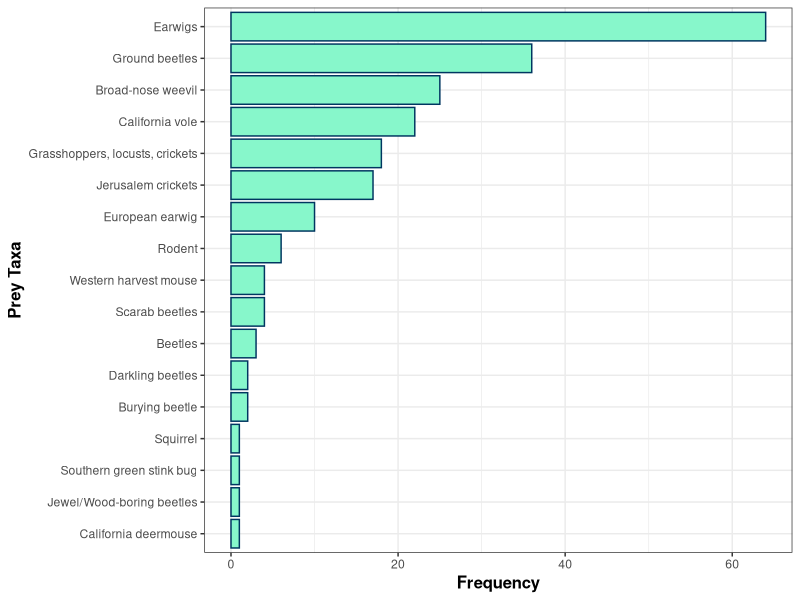
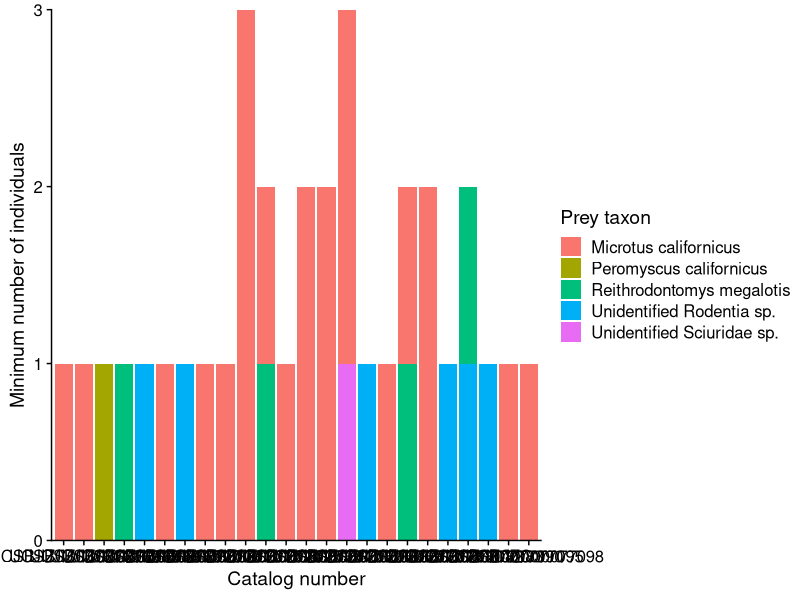
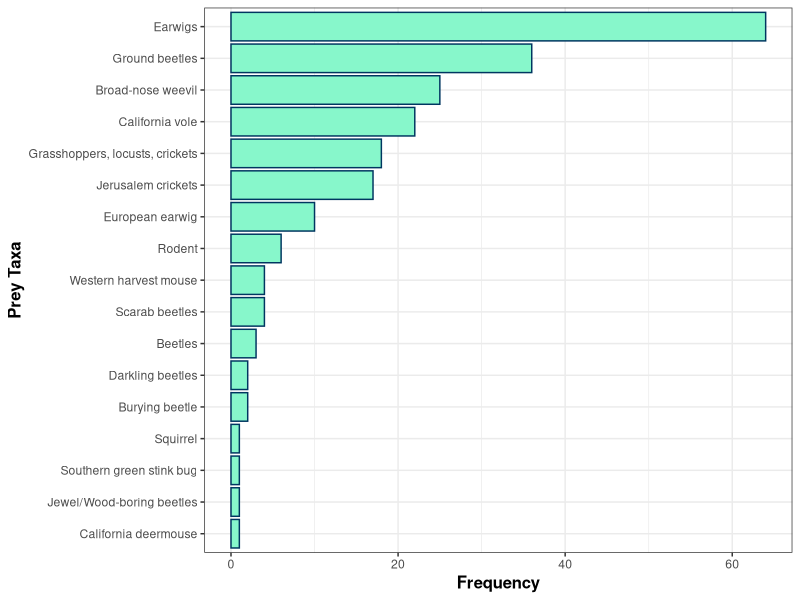
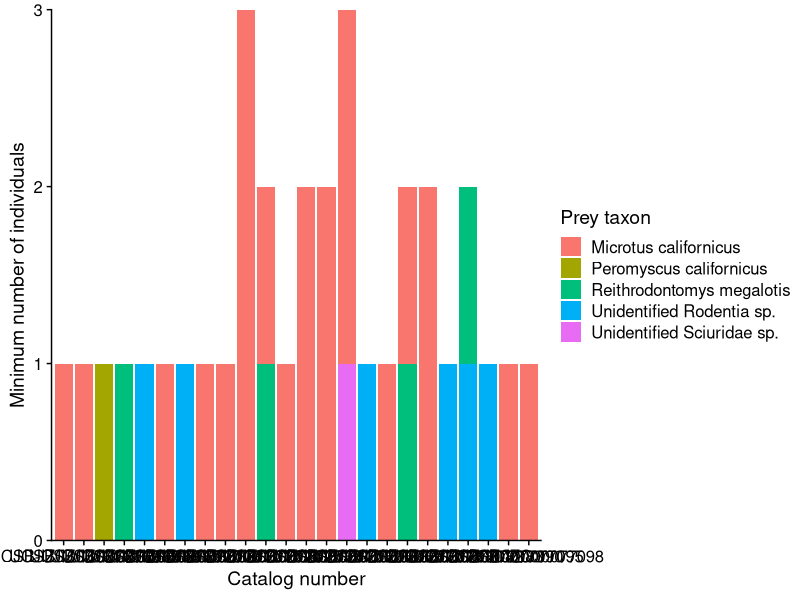

The R source for these figures, in order:
# Setup ----

# load packages
library(tidyverse)
library(readxl)
library(cowplot)

# Read in data ----
# read in ID_Counting sheet from Excel and assign to variable & exclude NCOS pellet data.
pellet_contents <- read_xlsx(path = "data/owl_pellet_data_downloaded_2026-04-21.xlsx", sheet = "ID_Counting") %>% 
  drop_na(catalog_number) %>% 
  filter(catalog_number != "UCSB-IZC00077015")

# Data exploration/checking ----
# check catalog numbers

# how many unique catalog numbers
n_distinct(pellet_contents$catalog_number)

catalog_numbers <- unique(pellet_contents$catalog_number)

catalog_numbers

# unique prey items

prey_taxa <- unique(pellet_contents$prey_taxon)

# Calculate proportions

count_sums <- pellet_contents %>% 
  group_by(catalog_number, `vert-invert`) %>% 
  summarize(count_sum = sum(MNI),
            n_records = n())

# Turn count_sums into a pivot table of the vertebrate/invertebrate prey counts
proportions <- count_sums %>%
  pivot_wider(id_cols = catalog_number, names_from = `vert-invert`, values_from = count_sum) %>% 
# Use mutate to create a total count column, then use that to calculate the proportion of vertebrate prey by number
  mutate(across(everything(), ~replace_na(.x, 0))) %>% # replacing any numerical NA values with 0
  mutate(total_prey = Vertebrate + Invertebrate) %>% # add column: sum of total # of vert and invert prey
  mutate(vert_proportion = Vertebrate/total_prey) %>% # this can later be multiplied by 100 to give a percentage
  mutate(invert_proportion = Invertebrate/total_prey) %>%
  mutate(Site = "Dangermond")

# Subset data ----
## create vertebrate & invert subsets ----
pellet_contents_vert <- pellet_contents %>% 
  filter(`vert-invert` == "Vertebrate")

pellet_contents_invert <- pellet_contents %>% 
  filter(`vert-invert` == "Invertebrate")


view(prey_taxa)

## Create taxon-based dataframe for count of individuals ----
prey_taxa_lumped <- pellet_contents %>%
  select(prey_taxon, common_name, MNI) %>%
  group_by(common_name) %>%
  summarise(MNI_tot = sum(MNI)) %>%
  arrange(desc(MNI_tot)) %>%
  filter(MNI_tot != 0)

# Figures ----
## Taxa Individuals Chart ----
# Create horizontally-aligned bar chart for the total count of individuals across taxa as referred to by their common names.
fig_prey_taxa <- ggplot(prey_taxa_lumped, aes(x = MNI_tot, y = reorder(common_name, MNI_tot))) +
  geom_bar(stat = "identity", fill = "#87f7cbff", color = "#003660ff") + 
  theme_bw() +
  labs(x = "Frequency", y = "Prey Taxa") +
  theme(axis.title = element_text(face = "bold", size = 12))

# View the figure
fig_prey_taxa

# Save to a file
ggsave(filename = "figures/fig_prey_taxa.pdf",
       width = 8,
       height = 8)

## Univariate Dangermond Insects Props Figure ----
## Stacked bar chart for vert contents only ----
fig_vert_stacked <- ggplot(data = pellet_contents_vert, aes(x = catalog_number, y = MNI, fill = prey_taxon)) +
  geom_col() + 
  ylab("Minimum number of individuals") +
  xlab("Catalog number") +
  guides(fill = guide_legend(title = "Prey taxon")) +
  theme_cowplot() +
  scale_y_continuous(expand = c(0,0))

# view figure
fig_vert_stacked

# save to file
ggsave(filename = "figures/fig_vert_stacked.pdf",
       width = 8,
       height = 6)

# TODO
# FIXME
